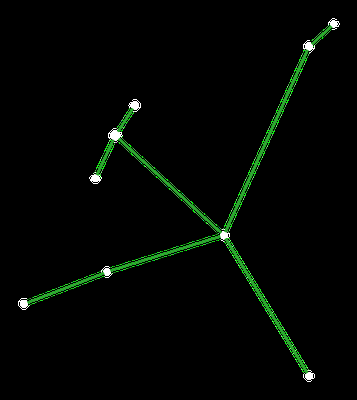
#> input picture patterns/aquila_pattern.png, 357 x 400 px; its folder holds 4 pictures in this run
$ python synthetic_identity_bench.py   (older library calls are emulated)
#> lines starting #> are read from the running program, lines starting #| are printed output that depends on the picture; after the words box and inside, x2 and y2 are one past the last pixel; in counts of white or black regions, pixels touching at a corner belong together
### structural_refiner.py
#!/usr/bin/env python3
"""Fit a constellation graph to localised query-patch centres.

This is the second stage of the competition pipeline.  It deliberately reads
an already validated localisation submission and only changes the membership
bit and the constellation label.  The fitter uses the supplied line drawings,
not scene names, patch counts, or memorised coordinates.

The expensive part - testing many similarity transforms against a small point
cloud - uses CUDA when PyTorch is available.  The NumPy fallback is intended
for small sanity checks, while the Cloud Bursting GPU job uses the CUDA path.
"""

from __future__ import annotations

import argparse
import csv
import math
from dataclasses import dataclass
from pathlib import Path
from typing import Optional

import cv2
import numpy as np

from constellation_pipeline import (
    Prediction,
    format_cell,
    parse_cell,
    parse_truth_rows,
    patch_columns,
    validate_submission,
)


PATTERN_NODE_MIN_AREA = 20
PATTERN_NODE_MAX_AREA = 200
CLUSTER_RADIUS = 18.0
MAX_TRANSFORMS_PER_PATTERN = 12_000


@dataclass(frozen=True)
class Pattern:
    name: str
    points: np.ndarray


@dataclass(frozen=True)
class Fit:
    pattern: Pattern
    support: int
    coverage: int
    mean_error: float
    tolerance: float
    mapped_points: np.ndarray

    # [7 lines left out: function quality, not called in this run]


@dataclass(frozen=True)
class MembershipClassifier:
    """Tiny regularised classifier for a query's target-figure likelihood.

    It is intentionally a shallow model: the training set contains only the
    supplied labelled query patches, so a large CNN would merely memorise the
    three training scenes.  The features describe local point-source contrast,
    not a scene name, image coordinate, or constellation identity.
    """

    mean: np.ndarray
    scale: np.ndarray
    weights: np.ndarray
    threshold: float

    # [77 lines left out: functions probability, patch_features, macro_f1, train_membership_classifier, not called in this run]


def extract_pattern(path: Path) -> Pattern:
    """Extract the white star nodes from a supplied RGBA line drawing."""
    image = cv2.imread(str(path), cv2.IMREAD_UNCHANGED)
    if image is None or image.ndim != 3 or image.shape[2] < 3:
        raise ValueError(f"Could not read pattern image: {path}")
    rgb = image[:, :, :3]
    # Node outlines are near-white while figure edges are green.
    white = (rgb.min(axis=2) > 180) & ((rgb.max(axis=2) - rgb.min(axis=2)) < 50)
    count, _, stats, centres = cv2.connectedComponentsWithStats(white.astype(np.uint8), 8)
    points = np.asarray(
        [
            centres[index]
            for index in range(1, count)
            if PATTERN_NODE_MIN_AREA <= stats[index, cv2.CC_STAT_AREA] <= PATTERN_NODE_MAX_AREA
        ],
        dtype=np.float32,
    )
    if len(points) < 2:
        raise ValueError(f"Pattern has fewer than two recoverable nodes: {path}")
    return Pattern(path.name.removesuffix("_pattern.png"), points)


def load_patterns(root: Path) -> list[Pattern]:
    return [extract_pattern(path) for path in sorted((root / "patterns").glob("*_pattern.png"))]


# [25 lines left out: function cluster_predictions, not called in this run]


def upper_pairs(point_count: int) -> tuple[np.ndarray, np.ndarray]:
    return np.triu_indices(point_count, 1)


# [157 lines left out: functions candidate_scales, candidate_transforms, evaluate_numpy, evaluate_torch, fit_pattern, choose_fit, not called in this run]


def fit_membership(fit: Fit, clusters: np.ndarray) -> np.ndarray:
    distances = np.linalg.norm(clusters[:, None, :] - fit.mapped_points[None, :, :], axis=2)
    return distances.min(axis=1) <= fit.tolerance


# [123 lines left out: functions local_brightness, is_confident, refine_submission, resolve_device, main, not called in this run]


# [2 lines that do not run on import are left out]

### constellation_pipeline.py
#!/usr/bin/env python3
"""Reproducible baseline for the CS-GY 6643 constellation competition.

The pipeline never uses scene identifiers, patch counts, or memorized locations
as prediction features.  It uses only pixels in each scene, the supplied
reference patterns, and labels in train_ground_truth.csv for calibration.
"""

from __future__ import annotations

import argparse
import csv
import json
import math
import re
from concurrent.futures import ProcessPoolExecutor, as_completed
from dataclasses import dataclass, asdict
from pathlib import Path
from typing import Iterable, Optional

import cv2
import numpy as np


PATCH_SIZE = 32
PATCH_RADIUS = PATCH_SIZE // 2
CELL_RE = re.compile(r"-?\d+")


@dataclass(frozen=True)
class Prediction:
    x: int
    y: int
    m: int = 0
    score: float = 0.0
    margin: float = 0.0


@dataclass
class MatcherConfig:
    background_sigma: float = 10.0
    response_sigma_small: float = 0.8
    response_sigma_large: float = 2.2
    response_percentile: float = 99.20
    max_candidates: int = 15000
    min_candidate_distance: int = 3
    coarse_factor: int = 3
    coarse_peaks_per_transform: int = 5
    max_global_candidates: int = 120
    candidate_refinement_limit: int = 120
    variants_per_candidate: int = 2
    fine_top_pairs: int = 8
    intensity_weight: float = 0.45
    angles: int = 18
    scales: tuple[float, ...] = (0.76, 0.86, 0.96, 1.00, 1.12, 1.28)
    refine_radius: int = 8
    # The threshold is learned from train labels by the calibrate command.
    presence_threshold: float = 0.46
    margin_threshold: float = 0.00
    # Optional matched denoising applied to both the scene and query before
    # template matching.  The default preserves the established raw path.
    denoise_method: str = "none"
    denoise_sigma: float = 0.0
    denoise_kernel: int = 3
    # Experimental dual-view NCC. Zero preserves the established matcher.
    bandpass_weight: float = 0.0
    bandpass_sigma_small: float = 0.8
    bandpass_sigma_large: float = 2.2


# [48 lines left out: functions read_grayscale, denoise_for_matching, bandpass_for_matching, parse_cell, format_cell, not called in this run]


def read_csv_rows(path: Path) -> list[dict[str, str]]:
    with path.open(newline="", encoding="utf-8") as stream:
        return list(csv.DictReader(stream))


def patch_columns(n_patches: int) -> list[str]:
    return [f"patch_{index:02d}" for index in range(1, n_patches + 1)]


# [47 lines left out: functions normalize_image, blob_response, non_maximum_points, padded_extract, extract_from_padded, not called in this run]


def circular_mask(size: int = PATCH_SIZE) -> np.ndarray:
    yy, xx = np.ogrid[:size, :size]
    centre = (size - 1) / 2.0
    return ((xx - centre) ** 2 + (yy - centre) ** 2 <= (size / 2.1) ** 2).astype(np.float32)


MASK = circular_mask()


# [71 lines left out: functions normalized_vectors, gradient_vectors, structural_similarity, rotation_invariant_descriptor, transform_query, not called in this run]


class SceneMatcher:
    """Coarse-to-fine matcher with no training-scene-specific information.

    Direct star detection loses too many dim patch centres in this data.  The
    coarse stage therefore searches the whole image at reduced resolution, then
    scores only a small set of full-resolution candidates.
    """

    # [228 lines left out: functions __init__, _query_variants, _coarse_candidates, _coarse_neighbourhood, _refine, match_candidates, not called in this run]

    def match(self, query_path: Path) -> Prediction:
        """Return the ordinary one-best prediction for a query patch."""
        return self.match_candidates(query_path, limit=1)[0]


# [6 lines left out: function parse_truth_rows, not called in this run]


def image_files(directory: Path, pattern: str) -> list[Path]:
    """Return real image files, excluding macOS AppleDouble metadata sidecars."""
    return sorted(path for path in directory.glob(pattern) if not path.name.startswith("._"))


# [280 lines left out: functions iter_scene_patches, fit_presence_threshold, score_train_predictions, calibrate, load_config, match_validation_scene and 3 more, not called in this run]


# [2 lines that do not run on import are left out]

### synthetic_identity_bench.py
#!/usr/bin/env python3
"""Make Identification measurable by synthesising labelled candidate clouds.

Identification is 30% of the competition metric, but only three scenes are
labelled and the solver already scores 3/3 on them. That leaves no signal to
optimise against: any identity change is a coin flip on the largest single term.
This module removes that blind spot without using any external data.

Every generator parameter is measured from the supplied data rather than guessed:

  transform      pure similarity. Fitting each labelled scene's own diagram
                 against a clutter-free cloud of its true figure stars gives
                 anisotropy 1.000, 1.000 and 1.033 with an axis angle of exactly
                 90 degrees, so the curators used rotation + uniform scale +
                 translation, not a general affine.
  handedness     determinant positive on all three labelled scenes, so
                 reflection defaults to off and is exposed as a knob.
  scale          all 48 diagrams span 353-461 px, so the diagram-to-sky scale is
                 transferable across diagrams. Measured 4.42-6.38; sampled here
                 from 4.2-6.6.
  partial figure issued figure stars are 55-77% of diagram nodes (10 of 18,
                 10 of 13, 6 of 11).
  retention      the retained candidate list holds the true location for 67 of
                 71 labelled-present patches, so a figure star reaches the cloud
                 with probability 0.94.
  clutter        sampled from real cached candidate positions, so the false-star
                 cloud keeps its true clustering instead of being uniform.
  cloud shape    the identity cloud is graph_top_k candidates for each of up to
                 max_graph_queries selected patches, so it is built as 3 points
                 per selected query.

Usage:
    python synthetic_identity_bench.py --trials 32 --consensus 1 --workers 8
    python synthetic_identity_bench.py --trials 32 --config similarity_tight_clutter
"""

from __future__ import annotations

import os

# Each worker process would otherwise start a full BLAS thread pool, and a pool
# of workers then exhausts the Windows paging file. The search is already
# parallel across trials, so per-process BLAS threading buys nothing. These must
# be set before numpy is first imported, including in spawned child processes.
for _var in (
    "OMP_NUM_THREADS",
    "OPENBLAS_NUM_THREADS",
    "MKL_NUM_THREADS",
    "NUMEXPR_NUM_THREADS",
    "VECLIB_MAXIMUM_THREADS",
):
    os.environ.setdefault(_var, "1")

import argparse
import json
import time
from dataclasses import dataclass, replace
from pathlib import Path

import numpy as np

import joint_geometric_solver as J
from structural_refiner import Pattern, load_patterns

IMAGE_SIZE = 3000.0
# Mean issued figure size over the labelled scenes (10, 10, 6).
EXPECTED_FIGURE = 8.7
SCALE_LOW, SCALE_HIGH = 4.2, 6.6
FIGURE_FRACTION = (0.55, 0.77)
RETENTION = 0.94
QUERIES = (20, 30)
GRAPH_TOP_K = 3


@dataclass(frozen=True)
class Config:
    """A geometry configuration to benchmark."""

    name: str
    transform_model: str = "affine"
    proposal_mode: str = "hybrid"
    proposals: int = 3000
    trials: int = 1
    clutter_trials: int = 0
    scale_min: float = 1.3
    scale_max: float = 18.0
    consensus_selection: str = "plurality"
    consensus_vote_weight: float = 0.75


CONFIGS = {
    # What the scored 0.74973 submission used.
    "current": Config("current", "affine", "pair", 12000, 5, 0, 1.3, 18.0),
    # Cheaper search, same model, plus the empirical clutter null.
    "triangle_clutter": Config("triangle_clutter", "affine", "hybrid", 3000, 5, 256, 1.3, 18.0),
    # Transform model matched to the measured similarity transform.
    "similarity": Config("similarity", "similarity", "hybrid", 3000, 5, 0, 1.3, 18.0),
    # Similarity plus the measured diagram-to-sky scale band.
    "similarity_tightscale": Config(
        "similarity_tightscale", "similarity", "hybrid", 3000, 5, 0, 3.5, 8.0
    ),
    # Everything measured, together.
    "similarity_tight_clutter": Config(
        "similarity_tight_clutter", "similarity", "hybrid", 3000, 5, 256, 3.5, 8.0
    ),
    "affine_tight_clutter": Config(
        "affine_tight_clutter", "affine", "hybrid", 3000, 5, 256, 3.5, 8.0
    ),
    # Isolate the scale band alone, against the current model.
    "current_tightscale": Config("current_tightscale", "affine", "pair", 12000, 5, 0, 3.5, 8.0),
    # Scale-band width sensitivity, all on the similarity model. The band is a
    # prior derived from three labelled scenes, so a band that is too tight
    # fails catastrophically on any hidden scene outside it. These quantify how
    # much accuracy is traded for that safety margin.
    "sim_band_4_7": Config("sim_band_4_7", "similarity", "hybrid", 3000, 5, 0, 4.0, 7.0),
    "sim_band_3_9": Config("sim_band_3_9", "similarity", "hybrid", 3000, 5, 0, 3.0, 9.0),
    "sim_band_25_11": Config("sim_band_25_11", "similarity", "hybrid", 3000, 5, 0, 2.5, 11.0),
    "sim_band_2_14": Config("sim_band_2_14", "similarity", "hybrid", 3000, 5, 0, 2.0, 14.0),
}


def clutter_pool(root: Path) -> np.ndarray:
    """Pool real candidate positions so synthetic clutter keeps real clustering."""
    points: list[list[float]] = []
    for path in sorted((root / "outputs" / "cache_validation_adaptive").glob("*.json")):
        saved = json.loads(path.read_text())
        for group in saved["candidates"]:
            points.extend([float(c[0]), float(c[1])] for c in group[:GRAPH_TOP_K])
    if not points:
        raise SystemExit("no cached validation candidates found for the clutter pool")
    return np.asarray(points, dtype=np.float64)


# [6 lines left out: function similarity_matrix, not called in this run]


@dataclass
class Trial:
    truth: str
    candidates: list[J.Candidate]
    context: J.FitContext
    n_issued: int


# [67 lines left out: function make_trial, not called in this run]


_WORKER_PATTERNS: list[Pattern] = []


def _worker_init(root: str) -> None:
    global _WORKER_PATTERNS
    _WORKER_PATTERNS = load_patterns(Path(root))


# [53 lines left out: functions _worker_trial, run_config, not called in this run]


def main() -> None:
    parser = argparse.ArgumentParser()
    parser.add_argument("--root", type=Path, default=Path(__file__).parent)
    parser.add_argument("--trials", type=int, default=32)
    parser.add_argument("--seed", type=int, default=6643)
    parser.add_argument("--reflect-probability", type=float, default=0.0)
    parser.add_argument(
        "--generator-scale",
        type=float,
        nargs=2,
        default=None,
        metavar=("LOW", "HIGH"),
        help=(
            "Override the synthetic diagram-to-sky scale range. Widen it beyond "
            "a configuration's search band to measure what a hidden scene "
            "outside that band costs."
        ),
    )
    parser.add_argument("--config", action="append", default=None, choices=sorted(CONFIGS))
    parser.add_argument("--min-nodes", type=int, default=5,
                        help="skip diagrams too small to carry identity evidence")
    parser.add_argument("--workers", type=int, default=8)
    parser.add_argument("--consensus", type=int, default=None,
                        help="override each config's consensus-seed count")
    parser.add_argument(
        "--consensus-selection",
        choices=("plurality", "quality", "vote-quality"),
        default=None,
    )
    parser.add_argument("--consensus-vote-weight", type=float, default=0.75)
    args = parser.parse_args()
    root = args.root.resolve()

    if args.generator_scale is not None:
        global SCALE_LOW, SCALE_HIGH
        SCALE_LOW, SCALE_HIGH = args.generator_scale
        print(f"generator scale range overridden to {SCALE_LOW}-{SCALE_HIGH}")

    patterns = load_patterns(root)
#> in extract_pattern, image is the input picture: shape (400, 357, 4); mean B, G, R, A 2.6, 6.2, 2.5, 3.5
#> in extract_pattern, `white = (rgb.min(axis=2) > 180) & ((rgb.max(axis=2) - rgb.min(axis=2))..`:
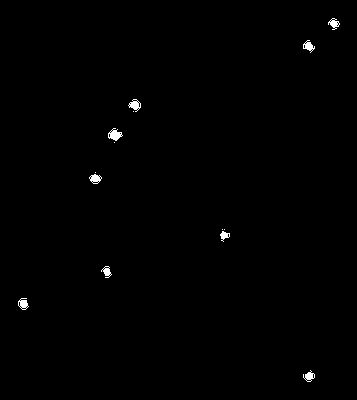
#> white: shape (400, 357) bool; 0.49% white; 14 white regions (5 under 20 px), largest, box (x1, y1, x2, y2) and area: (108, 128, 123, 141) 108, (128, 99, 141, 112) 87, (18, 298, 29, 310) 78
#> in extract_pattern, `count, _, stats, centres = cv2.connectedComponentsWithStats(white.asty..`: count = 15; stats = 15 rows, first 6: [0, 0, 357, 400, 142106], [328, 18, 12, 12, 70], [303, 40, 12, 13, 76], [128, 99, 13, 13, 87], [133, 111, 1, 1, 1], [108, 128, 15, 13, 108]; centres = 15 rows, first 8: [178, 199.6], [333.6, 23.2], [308.3, 45.83], [134.6, 104.7], [133, 111], [114.5, 134.4], [114, 142], [95, 172]
#> in extract_pattern, `points = np.asarray( [ centres[index] for index in range(1, count) if ..`: points = [[333.6, 23.2], [308.3, 45.83], [134.6, 104.7], [114.5, 134.4], [94.95, 178.3], [224, 235.2], [106.4, 271.4], [22.9, 303.4], [308.7, 376]]
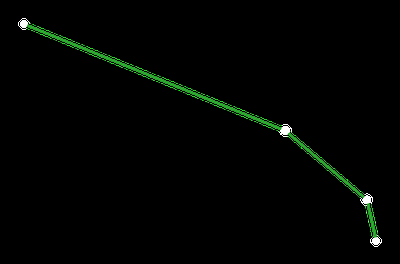
#> input picture patterns/aries_pattern.png, 400 x 264 px
#> in extract_pattern, image is the input picture: shape (264, 400, 4); mean B, G, R, A 1.6, 4, 1.6, 2.4
#> in extract_pattern (call 2), `white = (rgb.min(axis=2) > 180) & ((rgb.max(axis=2) - rgb.min(axis=2))..`:
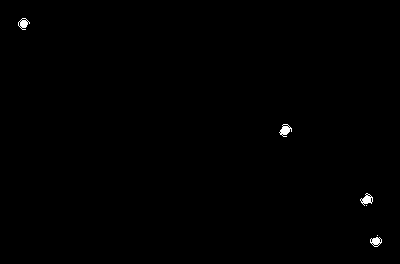
#> white: shape (264, 400) bool; 0.31% white; 6 white regions (2 under 20 px), largest, box (x1, y1, x2, y2) and area: (279, 124, 292, 137) 91, (360, 193, 373, 206) 84, (18, 18, 30, 30) 74, (370, 237, 382, 247) 73
#> in extract_pattern (call 2), `count, _, stats, centres = cv2.connectedComponentsWithStats(white.asty..`: count = 7; stats = [[0, 0, 400, 264, 105276], [18, 18, 12, 12, 74], [279, 124, 13, 13, 91], [360, 193, 13, 13, 84], [366, 205, 1, 1, 1], [377, 235, 1, 1, 1], [370, 237, 12, 10, 73]]; centres = [[199.3, 131.4], [23.16, 23.31], [284.9, 129.9], [366.5, 199.2], [366, 205], [377, 235], [375.6, 241.1]]
#> in extract_pattern (call 2), `points = np.asarray( [ centres[index] for index in range(1, count) if ..`: points = [[23.16, 23.31], [284.9, 129.9], [366.5, 199.2], [375.6, 241.1]]
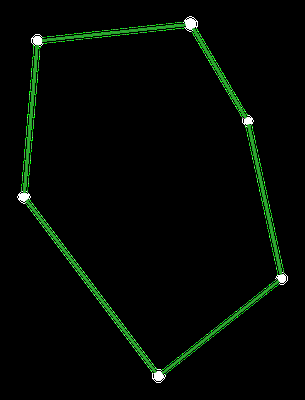
#> input picture patterns/auriga_pattern.png, 305 x 400 px
#> in extract_pattern, image is the input picture: shape (400, 305, 4); mean B, G, R, A 3, 7.9, 2.9, 4.3
#> in extract_pattern (call 3), `white = (rgb.min(axis=2) > 180) & ((rgb.max(axis=2) - rgb.min(axis=2))..`:
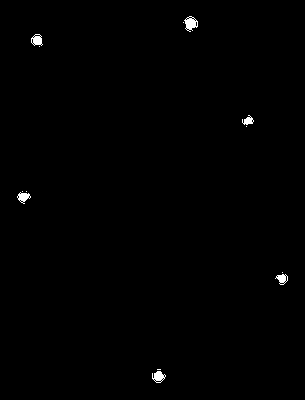
#> white: shape (400, 305) bool; 0.47% white; 13 white regions (7 under 20 px), largest, box (x1, y1, x2, y2) and area: (184, 16, 198, 32) 129, (152, 371, 166, 383) 101, (31, 34, 43, 46) 92, (17, 192, 31, 204) 90, (275, 274, 288, 285) 79, (242, 115, 254, 125) 67
#> in extract_pattern (call 3), `count, _, stats, centres = cv2.connectedComponentsWithStats(white.asty..`: count = 14; stats = 14 rows, first 6: [0, 0, 305, 400, 121432], [184, 16, 14, 16, 129], [183, 22, 1, 1, 1], [31, 34, 12, 12, 92], [39, 46, 1, 1, 1], [242, 115, 12, 10, 67]; centres = 14 rows, first 8: [152, 199.7], [190.4, 23.16], [183, 22], [36.61, 39.73], [39, 46], [247.7, 120.3], [246, 126], [22, 191]
#> in extract_pattern (call 3), `points = np.asarray( [ centres[index] for index in range(1, count) if ..`: points = [[190.4, 23.16], [36.61, 39.73], [247.7, 120.3], [23.1, 196.7], [281.7, 278.4], [158.1, 376.3]]
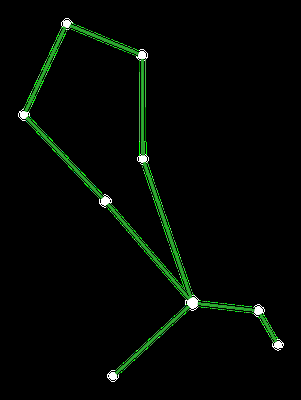
#> input picture patterns/bootes_pattern.png, 301 x 400 px
#> in extract_pattern, image is the input picture: shape (400, 301, 4); mean B, G, R, A 3.1, 7.5, 3, 4.4
#> in extract_pattern (call 4), `white = (rgb.min(axis=2) > 180) & ((rgb.max(axis=2) - rgb.min(axis=2))..`:
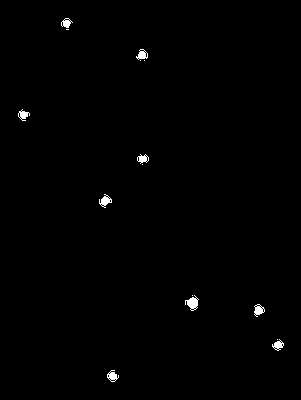
#> white: shape (400, 301) bool; 0.6% white; 15 white regions (6 under 20 px), largest, box (x1, y1, x2, y2) and area: (185, 295, 199, 311) 117, (99, 194, 112, 208) 89, (254, 304, 265, 317) 80
#> in extract_pattern (call 4), `count, _, stats, centres = cv2.connectedComponentsWithStats(white.asty..`: count = 16; stats = 16 rows, first 6: [0, 0, 301, 400, 119677], [61, 18, 12, 10, 65], [66, 29, 3, 1, 3], [136, 49, 12, 11, 75], [140, 60, 1, 1, 1], [144, 60, 1, 1, 1]; centres = 16 rows, first 8: [150, 199.4], [66, 22.69], [67, 29], [141.8, 54.49], [140, 60], [144, 60], [23.06, 114.6], [142.4, 158.4]
#> in extract_pattern (call 4), `points = np.asarray( [ centres[index] for index in range(1, count) if ..`: points = [[66, 22.69], [141.8, 54.49], [23.06, 114.6], [142.4, 158.4], [104.8, 200.5], [192.1, 302.7], [258.3, 309.8], [277.8, 344.8], [112.2, 375.7]]
    usable = [p for p in patterns if len(p.points) >= args.min_nodes]
    pool = clutter_pool(root)
    print(f"{len(patterns)} diagrams, {len(usable)} with >= {args.min_nodes} nodes; "
          f"clutter pool {len(pool)} real candidate positions")

    rng = np.random.default_rng(args.seed)
    trials: list[Trial] = []
    while len(trials) < args.trials:
        pattern = usable[rng.integers(len(usable))]
        trial = make_trial(pattern, pool, rng, args.reflect_probability)
        if trial is not None:
            trials.append(trial)
    sizes = np.array([t.n_issued for t in trials])
    print(f"{len(trials)} synthetic scenes | issued figure stars "
          f"min {sizes.min()} median {int(np.median(sizes))} max {sizes.max()} | "
          f"cloud ~{trials[0].context.cloud_size} pts | workers {args.workers}\n")

    names = args.config or [
        "current", "similarity", "similarity_tightscale", "similarity_tight_clutter"
    ]
    print(f"{'config':28}{'identity':>14}{'small fig':>13}{'large fig':>13}{'secs':>7}")
    print("-" * 75)
    results = []
    for name in names:
        config = CONFIGS[name]
        if args.consensus is not None:
            config = replace(config, trials=args.consensus)
        if args.consensus_selection is not None:
            config = replace(
                config,
                consensus_selection=args.consensus_selection,
                consensus_vote_weight=args.consensus_vote_weight,
            )
        result = run_config(config, trials, root, args.seed, args.workers)
        results.append(result)
        print(f"{result['name']:28}{result['correct']:>5}/{result['total']:<3}"
              f"{result['accuracy']:>6.1%}"
              f"{result['small'][0]:>8}/{result['small'][1]:<4}"
              f"{result['large'][0]:>8}/{result['large'][1]:<4}"
              f"{result['seconds']:>7.0f}")

    best = max(results, key=lambda r: r["accuracy"])
    print(f"\nbest: {best['name']} at {best['accuracy']:.1%} "
          f"({best['correct']}/{best['total']})")
    tally: dict[tuple[str, str], int] = {}
    for pair in best["wrong"]:
        tally[pair] = tally.get(pair, 0) + 1
    if tally:
        print("most common confusions for the best config:")
        for (truth, got), count in sorted(tally.items(), key=lambda kv: -kv[1])[:12]:
            print(f"  {truth} -> {got}  x{count}")


if __name__ == "__main__":
    main()
#> in main, `patterns = load_patterns(root)`: patterns = 4 items
#> in main, `usable = [p for p in patterns if len(p.points) >= args.min_nodes]`: usable = 3 items
#> (the run stopped early here; a loop or call above may not have finished)
